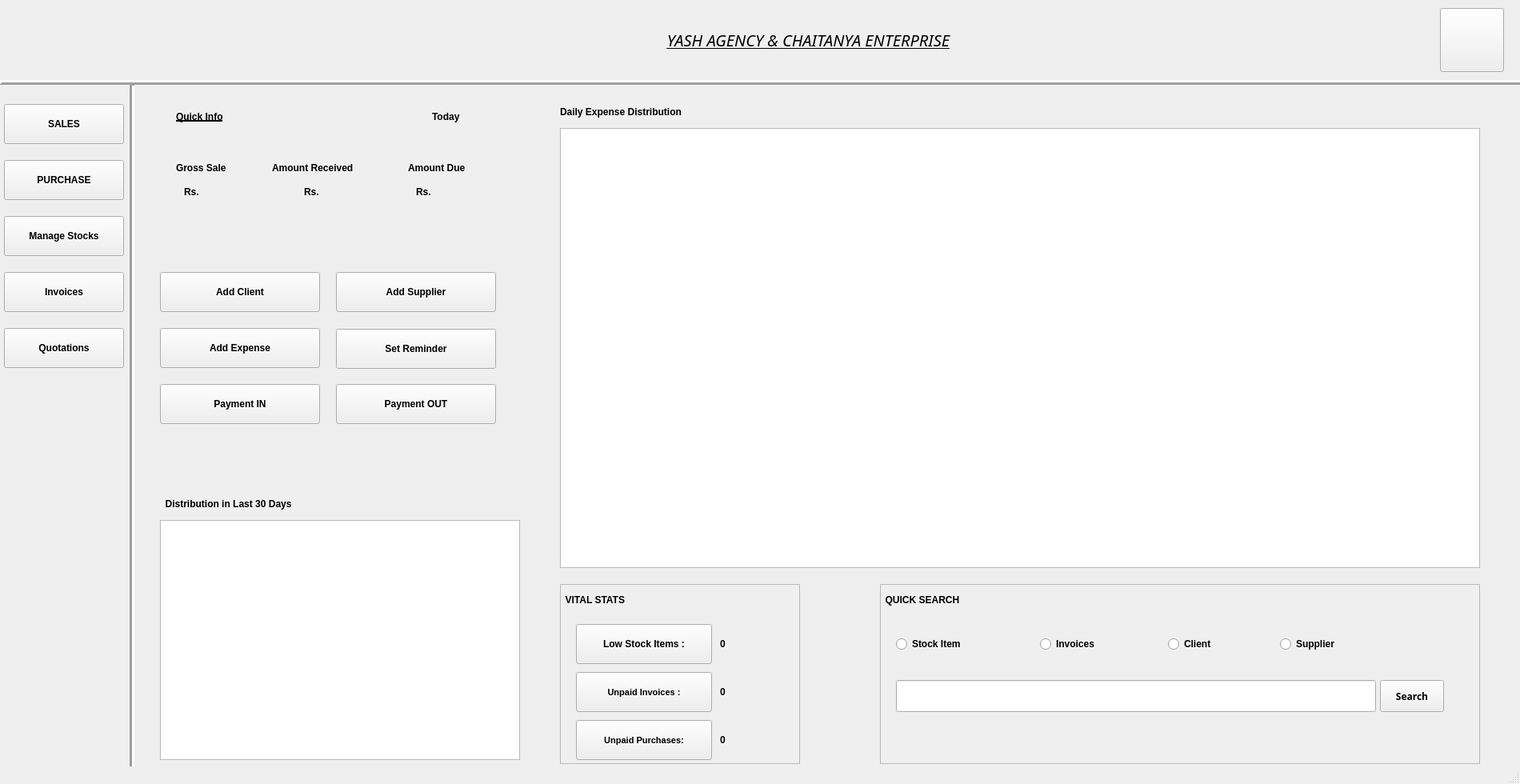
<?xml version="1.0" encoding="UTF-8"?>
<ui version="4.0">
 <class>MainWindow</class>
 <widget class="QMainWindow" name="MainWindow">
  <property name="windowModality">
   <enum>Qt::NonModal</enum>
  </property>
  <property name="enabled">
   <bool>true</bool>
  </property>
  <property name="geometry">
   <rect>
    <x>0</x>
    <y>0</y>
    <width>1900</width>
    <height>980</height>
   </rect>
  </property>
  <property name="sizePolicy">
   <sizepolicy hsizetype="Fixed" vsizetype="Fixed">
    <horstretch>0</horstretch>
    <verstretch>0</verstretch>
   </sizepolicy>
  </property>
  <property name="font">
   <font>
    <weight>75</weight>
    <bold>true</bold>
   </font>
  </property>
  <property name="windowTitle">
   <string>Yash Agency &amp; Chaitanya Enterprise</string>
  </property>
  <property name="windowIcon">
   <iconset>
    <normaloff>../Images/yash_logo.jpeg</normaloff>
    <normalon>../Images/yash_logo.jpeg</normalon>../Images/yash_logo.jpeg</iconset>
  </property>
  <widget class="QWidget" name="centralwidget">
   <widget class="QLabel" name="label">
    <property name="geometry">
     <rect>
      <x>380</x>
      <y>10</y>
      <width>1261</width>
      <height>80</height>
     </rect>
    </property>
    <property name="font">
     <font>
      <family>News701 BT</family>
      <pointsize>15</pointsize>
      <weight>50</weight>
      <italic>true</italic>
      <bold>false</bold>
      <underline>true</underline>
     </font>
    </property>
    <property name="text">
     <string>YASH AGENCY &amp; CHAITANYA ENTERPRISE</string>
    </property>
    <property name="scaledContents">
     <bool>true</bool>
    </property>
    <property name="alignment">
     <set>Qt::AlignCenter</set>
    </property>
    <property name="wordWrap">
     <bool>false</bool>
    </property>
   </widget>
   <widget class="QPushButton" name="homeButton">
    <property name="geometry">
     <rect>
      <x>1800</x>
      <y>10</y>
      <width>80</width>
      <height>80</height>
     </rect>
    </property>
    <property name="font">
     <font>
      <family>News706 BT</family>
      <pointsize>12</pointsize>
      <weight>75</weight>
      <bold>true</bold>
     </font>
    </property>
    <property name="text">
     <string/>
    </property>
    <property name="icon">
     <iconset>
      <normaloff>../Images/20.png</normaloff>../Images/20.png</iconset>
    </property>
    <property name="iconSize">
     <size>
      <width>80</width>
      <height>80</height>
     </size>
    </property>
   </widget>
   <widget class="QLabel" name="Y">
    <property name="geometry">
     <rect>
      <x>0</x>
      <y>0</y>
      <width>180</width>
      <height>100</height>
     </rect>
    </property>
    <property name="text">
     <string/>
    </property>
    <property name="pixmap">
     <pixmap>../Images/yash_logo.jpeg</pixmap>
    </property>
    <property name="scaledContents">
     <bool>true</bool>
    </property>
   </widget>
   <widget class="Line" name="line">
    <property name="geometry">
     <rect>
      <x>0</x>
      <y>95</y>
      <width>2471</width>
      <height>16</height>
     </rect>
    </property>
    <property name="frameShadow">
     <enum>QFrame::Raised</enum>
    </property>
    <property name="lineWidth">
     <number>3</number>
    </property>
    <property name="orientation">
     <enum>Qt::Horizontal</enum>
    </property>
   </widget>
   <widget class="QPushButton" name="stockButton">
    <property name="geometry">
     <rect>
      <x>5</x>
      <y>270</y>
      <width>150</width>
      <height>50</height>
     </rect>
    </property>
    <property name="text">
     <string>Manage Stocks</string>
    </property>
   </widget>
   <widget class="QWidget" name="QuickInfoScreen" native="true">
    <property name="geometry">
     <rect>
      <x>200</x>
      <y>120</y>
      <width>450</width>
      <height>160</height>
     </rect>
    </property>
    <widget class="QLabel" name="label_2">
     <property name="geometry">
      <rect>
       <x>20</x>
       <y>10</y>
       <width>101</width>
       <height>31</height>
      </rect>
     </property>
     <property name="font">
      <font>
       <underline>true</underline>
      </font>
     </property>
     <property name="text">
      <string>Quick Info</string>
     </property>
    </widget>
    <widget class="QLabel" name="label_3">
     <property name="geometry">
      <rect>
       <x>340</x>
       <y>10</y>
       <width>60</width>
       <height>31</height>
      </rect>
     </property>
     <property name="text">
      <string>Today</string>
     </property>
    </widget>
    <widget class="QLabel" name="label_4">
     <property name="geometry">
      <rect>
       <x>20</x>
       <y>80</y>
       <width>91</width>
       <height>19</height>
      </rect>
     </property>
     <property name="text">
      <string>Gross Sale</string>
     </property>
    </widget>
    <widget class="QLabel" name="label_5">
     <property name="geometry">
      <rect>
       <x>140</x>
       <y>80</y>
       <width>151</width>
       <height>19</height>
      </rect>
     </property>
     <property name="text">
      <string>Amount Received</string>
     </property>
    </widget>
    <widget class="QLabel" name="label_6">
     <property name="geometry">
      <rect>
       <x>310</x>
       <y>80</y>
       <width>151</width>
       <height>19</height>
      </rect>
     </property>
     <property name="text">
      <string>Amount Due</string>
     </property>
    </widget>
    <widget class="QLabel" name="grossSale_label">
     <property name="geometry">
      <rect>
       <x>30</x>
       <y>110</y>
       <width>68</width>
       <height>19</height>
      </rect>
     </property>
     <property name="text">
      <string>Rs.</string>
     </property>
    </widget>
    <widget class="QLabel" name="amountReceived_label">
     <property name="geometry">
      <rect>
       <x>180</x>
       <y>110</y>
       <width>68</width>
       <height>19</height>
      </rect>
     </property>
     <property name="text">
      <string>Rs.</string>
     </property>
    </widget>
    <widget class="QLabel" name="amountDue_label">
     <property name="geometry">
      <rect>
       <x>320</x>
       <y>110</y>
       <width>68</width>
       <height>19</height>
      </rect>
     </property>
     <property name="text">
      <string>Rs. </string>
     </property>
    </widget>
   </widget>
   <widget class="Line" name="line_2">
    <property name="geometry">
     <rect>
      <x>155</x>
      <y>104</y>
      <width>20</width>
      <height>980</height>
     </rect>
    </property>
    <property name="sizePolicy">
     <sizepolicy hsizetype="Preferred" vsizetype="Preferred">
      <horstretch>0</horstretch>
      <verstretch>0</verstretch>
     </sizepolicy>
    </property>
    <property name="frameShadow">
     <enum>QFrame::Sunken</enum>
    </property>
    <property name="lineWidth">
     <number>3</number>
    </property>
    <property name="orientation">
     <enum>Qt::Vertical</enum>
    </property>
   </widget>
   <widget class="QPushButton" name="salesButton">
    <property name="geometry">
     <rect>
      <x>5</x>
      <y>130</y>
      <width>150</width>
      <height>50</height>
     </rect>
    </property>
    <property name="text">
     <string>SALES</string>
    </property>
   </widget>
   <widget class="QLabel" name="date_label">
    <property name="geometry">
     <rect>
      <x>5</x>
      <y>900</y>
      <width>150</width>
      <height>50</height>
     </rect>
    </property>
    <property name="text">
     <string/>
    </property>
    <property name="alignment">
     <set>Qt::AlignCenter</set>
    </property>
   </widget>
   <widget class="QLabel" name="time_label">
    <property name="geometry">
     <rect>
      <x>5</x>
      <y>800</y>
      <width>150</width>
      <height>50</height>
     </rect>
    </property>
    <property name="text">
     <string/>
    </property>
    <property name="alignment">
     <set>Qt::AlignCenter</set>
    </property>
   </widget>
   <widget class="QFrame" name="frame">
    <property name="geometry">
     <rect>
      <x>700</x>
      <y>730</y>
      <width>300</width>
      <height>225</height>
     </rect>
    </property>
    <property name="frameShape">
     <enum>QFrame::StyledPanel</enum>
    </property>
    <property name="frameShadow">
     <enum>QFrame::Raised</enum>
    </property>
    <widget class="QPushButton" name="lowStockButton">
     <property name="geometry">
      <rect>
       <x>20</x>
       <y>50</y>
       <width>170</width>
       <height>50</height>
      </rect>
     </property>
     <property name="maximumSize">
      <size>
       <width>16777215</width>
       <height>16777213</height>
      </size>
     </property>
     <property name="text">
      <string>Low Stock Items :</string>
     </property>
    </widget>
    <widget class="QPushButton" name="unpaidInvoiceButton">
     <property name="geometry">
      <rect>
       <x>20</x>
       <y>110</y>
       <width>170</width>
       <height>50</height>
      </rect>
     </property>
     <property name="font">
      <font>
       <pointsize>8</pointsize>
      </font>
     </property>
     <property name="text">
      <string>Unpaid Invoices :</string>
     </property>
    </widget>
    <widget class="QLabel" name="label_10">
     <property name="geometry">
      <rect>
       <x>0</x>
       <y>0</y>
       <width>300</width>
       <height>40</height>
      </rect>
     </property>
     <property name="font">
      <font>
       <underline>false</underline>
      </font>
     </property>
     <property name="text">
      <string>  VITAL STATS</string>
     </property>
    </widget>
    <widget class="QLabel" name="lowStock_label">
     <property name="geometry">
      <rect>
       <x>200</x>
       <y>50</y>
       <width>40</width>
       <height>50</height>
      </rect>
     </property>
     <property name="text">
      <string>0</string>
     </property>
    </widget>
    <widget class="QLabel" name="unpaidInvoice_label">
     <property name="geometry">
      <rect>
       <x>200</x>
       <y>110</y>
       <width>40</width>
       <height>50</height>
      </rect>
     </property>
     <property name="text">
      <string>0</string>
     </property>
    </widget>
    <widget class="QLabel" name="label_13">
     <property name="geometry">
      <rect>
       <x>380</x>
       <y>140</y>
       <width>50</width>
       <height>50</height>
      </rect>
     </property>
     <property name="text">
      <string>0</string>
     </property>
    </widget>
    <widget class="QPushButton" name="unpaidPurchaseButton">
     <property name="geometry">
      <rect>
       <x>20</x>
       <y>170</y>
       <width>170</width>
       <height>50</height>
      </rect>
     </property>
     <property name="font">
      <font>
       <pointsize>8</pointsize>
      </font>
     </property>
     <property name="text">
      <string>Unpaid Purchases:</string>
     </property>
    </widget>
    <widget class="QLabel" name="unpaidPurchases_label">
     <property name="geometry">
      <rect>
       <x>200</x>
       <y>170</y>
       <width>40</width>
       <height>50</height>
      </rect>
     </property>
     <property name="text">
      <string>0</string>
     </property>
    </widget>
   </widget>
   <widget class="QPushButton" name="purchaseButton">
    <property name="geometry">
     <rect>
      <x>5</x>
      <y>200</y>
      <width>150</width>
      <height>50</height>
     </rect>
    </property>
    <property name="text">
     <string>PURCHASE</string>
    </property>
   </widget>
   <widget class="QPushButton" name="invoiceButton">
    <property name="geometry">
     <rect>
      <x>5</x>
      <y>340</y>
      <width>150</width>
      <height>50</height>
     </rect>
    </property>
    <property name="text">
     <string>Invoices</string>
    </property>
   </widget>
   <widget class="QPushButton" name="quotationButton">
    <property name="geometry">
     <rect>
      <x>5</x>
      <y>410</y>
      <width>150</width>
      <height>50</height>
     </rect>
    </property>
    <property name="text">
     <string>Quotations</string>
    </property>
   </widget>
   <widget class="QFrame" name="frame_3">
    <property name="geometry">
     <rect>
      <x>1100</x>
      <y>730</y>
      <width>750</width>
      <height>225</height>
     </rect>
    </property>
    <property name="frameShape">
     <enum>QFrame::StyledPanel</enum>
    </property>
    <property name="frameShadow">
     <enum>QFrame::Raised</enum>
    </property>
    <widget class="QLabel" name="label_15">
     <property name="geometry">
      <rect>
       <x>0</x>
       <y>0</y>
       <width>750</width>
       <height>40</height>
      </rect>
     </property>
     <property name="font">
      <font>
       <underline>false</underline>
      </font>
     </property>
     <property name="text">
      <string>  QUICK SEARCH</string>
     </property>
    </widget>
    <widget class="QRadioButton" name="stockItem_RB">
     <property name="geometry">
      <rect>
       <x>20</x>
       <y>50</y>
       <width>130</width>
       <height>50</height>
      </rect>
     </property>
     <property name="text">
      <string>Stock Item</string>
     </property>
    </widget>
    <widget class="QRadioButton" name="invoices_RB">
     <property name="geometry">
      <rect>
       <x>200</x>
       <y>50</y>
       <width>130</width>
       <height>50</height>
      </rect>
     </property>
     <property name="text">
      <string>Invoices</string>
     </property>
    </widget>
    <widget class="QRadioButton" name="client_RB">
     <property name="geometry">
      <rect>
       <x>360</x>
       <y>50</y>
       <width>125</width>
       <height>50</height>
      </rect>
     </property>
     <property name="text">
      <string>Client</string>
     </property>
    </widget>
    <widget class="QRadioButton" name="supplier_RB">
     <property name="geometry">
      <rect>
       <x>500</x>
       <y>50</y>
       <width>130</width>
       <height>50</height>
      </rect>
     </property>
     <property name="text">
      <string>Supplier</string>
     </property>
    </widget>
    <widget class="QLineEdit" name="search_Edit">
     <property name="geometry">
      <rect>
       <x>20</x>
       <y>120</y>
       <width>600</width>
       <height>40</height>
      </rect>
     </property>
    </widget>
    <widget class="QPushButton" name="searchButton">
     <property name="geometry">
      <rect>
       <x>625</x>
       <y>120</y>
       <width>80</width>
       <height>40</height>
      </rect>
     </property>
     <property name="font">
      <font>
       <family>News701 BT</family>
       <pointsize>9</pointsize>
      </font>
     </property>
     <property name="text">
      <string>Search</string>
     </property>
    </widget>
    <widget class="QLabel" name="search_label">
     <property name="geometry">
      <rect>
       <x>360</x>
       <y>170</y>
       <width>350</width>
       <height>40</height>
      </rect>
     </property>
     <property name="text">
      <string/>
     </property>
     <property name="alignment">
      <set>Qt::AlignRight|Qt::AlignTrailing|Qt::AlignVCenter</set>
     </property>
    </widget>
   </widget>
   <widget class="QPushButton" name="addClientButton">
    <property name="geometry">
     <rect>
      <x>200</x>
      <y>340</y>
      <width>200</width>
      <height>50</height>
     </rect>
    </property>
    <property name="text">
     <string>Add Client</string>
    </property>
   </widget>
   <widget class="QPushButton" name="addSupplierButton">
    <property name="geometry">
     <rect>
      <x>420</x>
      <y>340</y>
      <width>200</width>
      <height>50</height>
     </rect>
    </property>
    <property name="text">
     <string>Add Supplier</string>
    </property>
   </widget>
   <widget class="QPushButton" name="addExpenseButton">
    <property name="geometry">
     <rect>
      <x>200</x>
      <y>410</y>
      <width>200</width>
      <height>50</height>
     </rect>
    </property>
    <property name="text">
     <string>Add Expense</string>
    </property>
   </widget>
   <widget class="QPushButton" name="setReminderButton">
    <property name="geometry">
     <rect>
      <x>420</x>
      <y>411</y>
      <width>200</width>
      <height>50</height>
     </rect>
    </property>
    <property name="text">
     <string>Set Reminder</string>
    </property>
   </widget>
   <widget class="QPushButton" name="paymentInButton">
    <property name="geometry">
     <rect>
      <x>200</x>
      <y>480</y>
      <width>200</width>
      <height>50</height>
     </rect>
    </property>
    <property name="text">
     <string>Payment IN</string>
    </property>
   </widget>
   <widget class="QPushButton" name="paymentOutButton">
    <property name="geometry">
     <rect>
      <x>420</x>
      <y>480</y>
      <width>200</width>
      <height>50</height>
     </rect>
    </property>
    <property name="text">
     <string>Payment OUT</string>
    </property>
   </widget>
   <widget class="QGraphicsView" name="pie_chart">
    <property name="geometry">
     <rect>
      <x>200</x>
      <y>650</y>
      <width>450</width>
      <height>300</height>
     </rect>
    </property>
   </widget>
   <widget class="QLabel" name="label_16">
    <property name="geometry">
     <rect>
      <x>200</x>
      <y>610</y>
      <width>450</width>
      <height>40</height>
     </rect>
    </property>
    <property name="text">
     <string>  Distribution in Last 30 Days</string>
    </property>
   </widget>
   <widget class="QGraphicsView" name="bar_graph">
    <property name="geometry">
     <rect>
      <x>700</x>
      <y>160</y>
      <width>1150</width>
      <height>550</height>
     </rect>
    </property>
   </widget>
   <widget class="QLabel" name="label_17">
    <property name="geometry">
     <rect>
      <x>700</x>
      <y>120</y>
      <width>800</width>
      <height>40</height>
     </rect>
    </property>
    <property name="text">
     <string>Daily Expense Distribution</string>
    </property>
   </widget>
  </widget>
  <widget class="QStatusBar" name="statusbar"/>
 </widget>
 <resources/>
 <connections/>
</ui>
